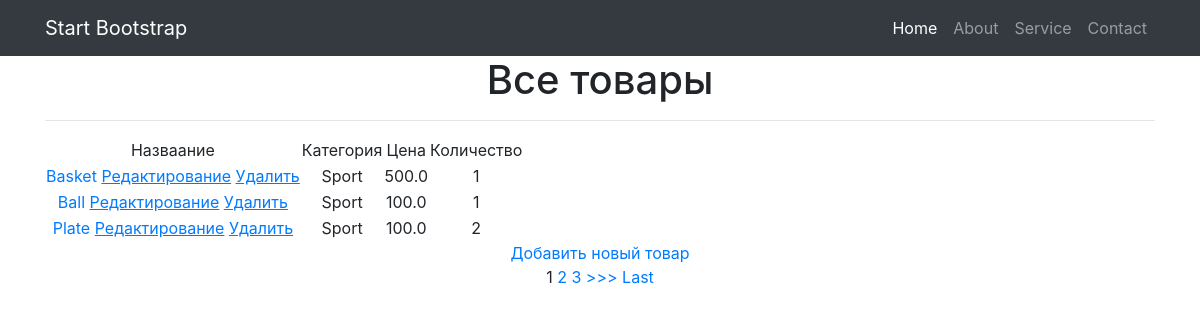
/products/, run on an earlier commit of the app's database.
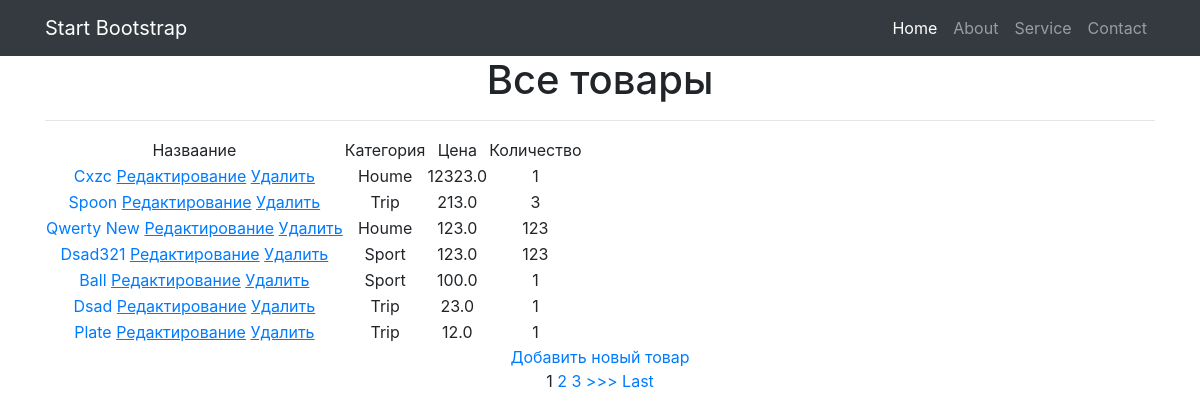
And on a later commit of the database.
### simpleapp/models.py (models this page shows, shortened)
class Product(models.Model):
    name = models.CharField(
        max_length=50,
        unique=True,  # названия товаров не должны повторяться
    )
    description = models.TextField()
    quantity = models.IntegerField(
    )
    category = models.ForeignKey(
        'Category',
        on_delete=models.CASCADE,
    )
    price = models.FloatField(
        validators=[MinValueValidator(0.0)],
    )

class Category(models.Model):
    name = models.CharField(max_length=100, unique=True)  # названия категорий тоже не должны повторяться

### simpleapp/views.py (the view)
# urls.py: path('',Products.as_view()),
class Products(ListView):
    model = Product  # указываем модель, объекты которой мы будем выводить
    template_name = 'products.html'  # указываем имя шаблона, в котором будет лежать HTML, в котором будут все инструкции о том, как именно пользователю должны вывестись наши объекты
    context_object_name = 'products'  # это имя списка, в котором будут лежать все объекты, его надо указать, чтобы обратиться к самому списку объектов через HTML-шаблон
    ordering = ['-price']
    paginate_by = 1
    def get_context_data(self, **kwargs):
        context = super().get_context_data(**kwargs)
        context['filter'] = ProductFilter(self.request.GET, queryset=self.get_queryset())
        return context

### templates/products.html (shortened to what this page needs)
<!DOCTYPE html>
<html lang="en">
<head>
</head>
<body>
{% extends 'simpleapp/default.html' %}
{% block content %}
<h1>Все товары</h1>
<hr>
    <table>
        <thead>
            <td>Назваание</td>
            <td>Категория</td>
            <td>Цена</td>
            <td>Количество</td>
        </thead>
        {% for product in filter.qs %}
        <tr>
            <td>
                <a href="{% url 'product_detail' product.id %}">{{ product.name|title }}</a>
                <a href="{% url 'product_update' product.id %}"><u>Редактирование</u></a>
                <a href="{% url 'product_delete' product.id %}"><u>Удалить</u></a>
            </td>
            <td>{{ product.category.name|title }}</td>
            <td>{{ product.price }}</td>
            <td>{{ product.quantity }}</td>
        </tr>
        {% endfor %}
    </table>
<a href="{% url 'product_create' %}">Добавить новый товар</a> <br>
{% if is_paginated %}
    {% for num in page_obj.paginator.page_range %}
        {% if page_obj.number == num %}
            <a>{{ num }}</a>
        {% elif num > page_obj.number|add:'-3' and num < page_obj.number|add:'3' %}
            <a href="?page={{ num }}">{{ num }}</a>
        {% endif %}
    {% endfor %}
    {% if page_obj.has_next %}
        <a href="?page={{ page_obj.next_page_number }}">>>></a>
        <a href="?page={{ page_obj.paginator.num_pages }}">Last</a>
    {% endif %}
{% endif %}
<br>
{% endblock content %}

### templates/simpleapp/default.html (shortened to what this page needs)
{% load static %}
<!DOCTYPE html>
<html lang="en">
    <head>
        <link href="{% static 'css/styles.css' %}" rel="stylesheet" />
    </head>
    <body>
        <nav class="navbar navbar-expand-lg navbar-dark bg-dark static-top">
            <div class="container">
                <a class="navbar-brand" href="#!">Start Bootstrap</a>
                <div class="collapse navbar-collapse" id="navbarResponsive">
                    <ul class="navbar-nav ml-auto">
                        <li class="nav-item active">
                            <a class="nav-link" href="#!">
                                Home
                            </a>
                        </li>
                        <li class="nav-item"><a class="nav-link" href="/about/">About</a></li>
                        <li class="nav-item"><a class="nav-link" href="/service/">Service</a></li>
                        <li class="nav-item"><a class="nav-link" href="/contacts/">Contact</a></li>
                    </ul>
                </div>
            </div>
        </nav>
        <div class="container">
            <div class="text-center">
            {% block content %}{% endblock content %}
            </div>
        </div>
    </body>
</html>

What changed in the data, as far as the page shows it:
removed Product: name "Basket", category.name "Sport", price "500.0", quantity "1"
added Product: name "Cxzc", category.name "Houme", price "12323.0", quantity "1"
added Product: name "Spoon", category.name "Trip", price "213.0", quantity "3"
added Product: name "Qwerty New", category.name "Houme", price "123.0", quantity "123"
added Product: name "Dsad321", category.name "Sport", price "123.0", quantity "123"
added Product: name "Dsad", category.name "Trip", price "23.0", quantity "1"
changed Product "Plate": category.name "Sport" → "Trip"; price "100.0" → "12.0"; quantity "2" → "1"
